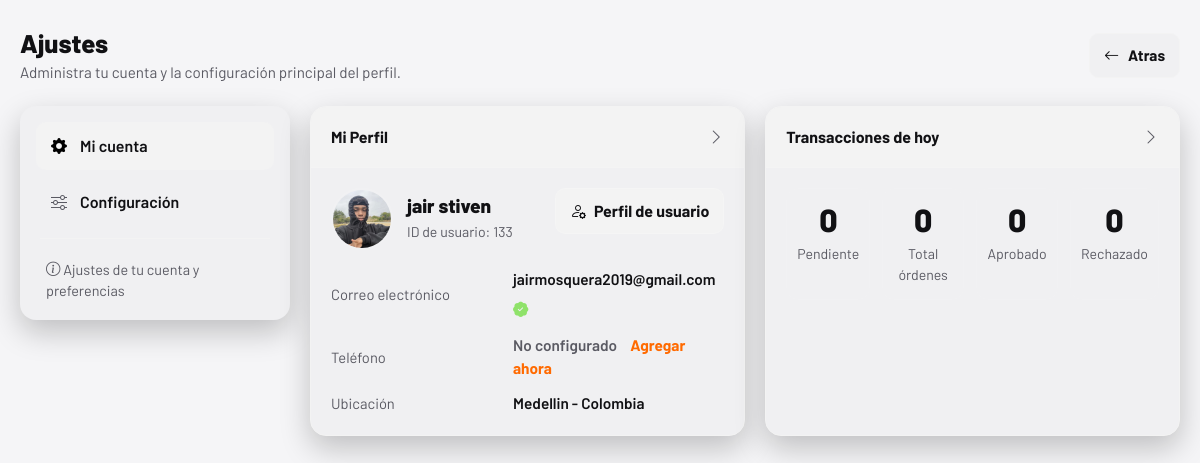
The app's page /views/settings/ajustes.php (signed in) with its own data.
### tables this page shows
CREATE TABLE `users` (
  `id` int(11) NOT NULL,
  `nombre` varchar(120) NOT NULL,
  `correo` varchar(255) NOT NULL,
  `usuario` varchar(100) NOT NULL,
  `contraseña` varchar(255) NOT NULL,
  `profile_image` varchar(255) DEFAULT NULL,
  `bio` text DEFAULT NULL,
  `location` varchar(100) DEFAULT NULL,
  `created_at` timestamp NOT NULL DEFAULT current_timestamp()
);

### views/settings/ajustes.php (the view, shortened to what this page needs)
<?php
require_once '../../php/conexion_be.php';
$es_invitado = !isset($_SESSION['usuario']);
$user_id = intval($_SESSION['user_id'] ?? 0);
$row = null;
if (!$es_invitado) {
    $row = mysqli_fetch_assoc(mysqli_query($conexion, "SELECT * FROM users WHERE id = '$user_id'"));
}
$filtro_hoy = " WHERE DATE(created_at) = CURDATE()";
$cond_hoy   = " AND DATE(created_at) = CURDATE()";
$total_ordenes = mysqli_fetch_assoc(mysqli_query($conexion, "SELECT COUNT(*) as total FROM ordenes" . $filtro_hoy))['total'] ?? 0;
$total_aprobadas = mysqli_fetch_assoc(mysqli_query($conexion, "SELECT COUNT(*) as total FROM ordenes WHERE estado = 'aprobada'" . $cond_hoy))['total'] ?? 0;
$total_rechazadas = mysqli_fetch_assoc(mysqli_query($conexion, "SELECT COUNT(*) as total FROM ordenes WHERE estado = 'rechazada'" . $cond_hoy))['total'] ?? 0;
$total_pendientes = mysqli_fetch_assoc(mysqli_query($conexion, "SELECT COUNT(*) as total FROM ordenes WHERE estado = 'pendiente'" . $cond_hoy))['total'] ?? 0;
$avatar = '';
if (!empty($row['profile_image']) && file_exists('../../uploads/' . $row['profile_image'])) {
    $avatar = '../../uploads/' . htmlspecialchars($row['profile_image']);
}
$initial = strtoupper(substr($row['usuario'] ?? 'U', 0, 1));
?>
<!DOCTYPE html>
<html lang="es">
<head>
    <link href="https://cdn.jsdelivr.net/npm/bootstrap@5.3.2/dist/css/bootstrap.min.css" rel="stylesheet">
    <link href="https://cdn.jsdelivr.net/npm/bootstrap-icons/font/bootstrap-icons.css" rel="stylesheet">
</head>
<body>
    <div class="settings-page">
        <div class="topbar">
            <div>
                <h1 class="topbar-title">Ajustes</h1>
                <p class="topbar-subtitle">Administra tu cuenta y la configuración principal del perfil.</p>
            </div>
            <a href="../../home.php" class="back-link">
                <i class="bi bi-arrow-left"></i>
                Atras
            </a>
        </div>
        <div class="settings-layout">
            <?php $settings_base = ''; require_once __DIR__ . '/sidebar-settings.php'; ?>
            <main class="settings-main">
                <section id="mi-cuenta" class="overview-grid">
                    <article class="card-panel">
                        <div class="card-header">
                            <h2 class="card-title">Mi Perfil</h2>
                            <span class="card-arrow"><i class="bi bi-chevron-right"></i></span>
                        </div>
                        <div class="profile-card-body">
                            <?php if ($es_invitado): ?>
                                <div style="text-align: center; padding: 26px 12px;">
                                    <div class="avatar-fallback" style="margin: 0 auto 16px;">I</div>
                                    <h3 class="profile-name">Invitado</h3>
                                    <p style="color: var(--text-soft); margin: 10px 0 22px; line-height: 1.6;">
                                        Estás navegando como invitado.<br>
                                        Inicia sesión o crea una cuenta para administrar tu perfil y guardar tu actividad.
                                    </p>
                                    <a href="../../index.php" class="btn-profile" style="background: var(--yellow); color: #000; border: none;">
                                        <i class="bi bi-box-arrow-in-right"></i>
                                        Iniciar sesión / Crear cuenta
                                    </a>
                                </div>
                            <?php else: ?>
                            <div class="profile-top">
                                <div class="profile-user">
                                    <?php if ($avatar): ?>
                                        <img src="<?= $avatar ?>" alt="Avatar" class="avatar-img">
                                    <?php else: ?>
                                        <div class="avatar-fallback"><?= $initial ?></div>
                                    <?php endif; ?>
                                     <div>
                                        <h3 class="profile-name"><?= htmlspecialchars($row['usuario']) ?></h3>
                                        <div class="profile-id">ID de usuario: <?= htmlspecialchars($row['id']) ?></div>
                                    </div>
                                </div>
                                <a href="../profile/index.php" class="btn-profile">
                                    <i class="bi bi-person-gear"></i>
                                    Perfil de usuario
                                </a>
                            </div>
                            <div class="profile-info-grid">
                                <div class="info-row">
                                    <div class="info-label">Correo electrónico</div>
                                    <div class="info-value verified-badge">
                                        <span><?= htmlspecialchars($row['correo']) ?></span>
                                        <i class="bi bi-patch-check-fill"></i>
                                    </div>
                                </div>
                                <div class="info-row">
                                    <div class="info-label">Teléfono</div>
                                    <div class="info-value">
                                        <span style="color: var(--text-soft);">No configurado</span>
                                        <a href="#configuracion" class="config-link" style="margin-left: 10px;">Agregar ahora</a>
                                    </div>
                                </div>
                                <div class="info-row">
                                    <div class="info-label">Ubicación</div>
                                    <div class="info-value">
                                        <?= !empty($row['location']) ? htmlspecialchars($row['location']) : '<span style="color: var(--text-soft);">No definida</span>' ?>
                                    </div>
                                </div>
                            </div>
                            <?php endif; ?>
                        </div>
                    </article>
                    <article class="card-panel">
                        <div class="card-header">
                            <h2 class="card-title">Transacciones de hoy</h2>
                            <span class="card-arrow"><i class="bi bi-chevron-right"></i></span>
                        </div>
                        <div class="activity-card-body">
                            <div class="activity-grid">
                                <div class="activity-item">
                                    <div class="activity-number"><?= $total_pendientes ?></div>
                                    <div class="activity-label">Pendiente</div>
                                </div>
                                <div class="activity-item">
                                    <div class="activity-number"><?= $total_ordenes ?></div>
                                    <div class="activity-label">Total órdenes</div>
                                </div>
                                <div class="activity-item">
                                    <div class="activity-number"><?= $total_aprobadas ?></div>
                                    <div class="activity-label">Aprobado</div>
                                </div>
                                <div class="activity-item">
                                    <div class="activity-number"><?= $total_rechazadas ?></div>
                                    <div class="activity-label">Rechazado</div>
                                </div>
                            </div>
                        </div>
                    </article>
                </section>
        </div>
    </div>
</body>
</html>

### views/settings/ajustes.php (style rules this page uses)
:root { --bg-main: var(--pt-bg-base, #161616); --bg-sidebar: var(--pt-bg-surface, #202122); --bg-card: var(--pt-bg-card, #0e0f0f); --bg-card-soft: var(--pt-bg-card, #252b31); --border: var(--pt-border, rgba(255,255,255,0.08)); --text-main: var(--pt-text, #f5f7fa); --text-soft: var(--pt-text-sec, #98a2ad); --text-muted: var(--pt-text-sec, #6f7a85); --yellow: #d39b17; --blue-strong: #3f739a; --orange: #ff6a00; --success: #49c774; --shadow: 0 12px 30px rgba(0,0,0,0.22); --radius-lg: 16px; --radius-md: 12px; }
* { box-sizing: border-box; }
html { scroll-behavior: smooth; }
body { margin: 0; background: var(--bg-main); color: var(--text-main); font-family: 'Barlow', sans-serif; }
a { text-decoration: none; }
.settings-page { max-width: 1280px; margin: 0 auto; padding: 28px 20px 40px; }
.topbar { display: flex; align-items: center; justify-content: space-between; gap: 1rem; margin-bottom: 22px; }
.back-link { display: inline-flex; align-items: center; gap: .55rem; color: var(--text-main); font-weight: 700; font-size: .95rem; padding: 10px 14px; border: 1px solid var(--border); border-radius: 10px; background: var(--bg-card); transition: .2s ease; }
.topbar-title { font-size: 1.6rem; font-weight: 800; margin: 0; }
.topbar-subtitle { margin: 2px 0 0; color: var(--text-soft); font-size: .95rem; }
.settings-layout { display: grid; grid-template-columns: 270px 1fr; gap: 20px; align-items: start; }
.settings-main { display: grid; gap: 20px; }
.overview-grid { display: grid; grid-template-columns: 1.05fr 1fr; gap: 20px; }
.card-panel { background: var(--bg-card); border-radius: var(--radius-lg); border: 1px solid var(--border); box-shadow: var(--shadow); overflow: hidden; opacity: 0; color: var(--pt-text); }
.card-header { background-color: var(--pt-hover); display: flex; align-items: center; justify-content: space-between; gap: 1rem; padding: 18px 20px; border-bottom: 1px solid rgba(255,255,255,0.05); }
.card-title { margin: 0; font-size: 1rem; font-weight: 700; color: var(--pt-text); }
.card-arrow { color: var(--pt-text-sec); font-size: 1rem; }
.profile-card-body { padding: 20px; }
.profile-top { display: flex; align-items: flex-start; justify-content: space-between; gap: 16px; margin-bottom: 18px; }
.profile-user { display: flex; align-items: center; gap: 14px; min-width: 0; }
.avatar-img { width: 62px; height: 62px; border-radius: 50%; object-fit: cover; border: 2px solid rgba(255,255,255,0.08); flex-shrink: 0; }
.profile-name { margin: 0 0 4px; font-size: 1.2rem; font-weight: 800; }
.profile-id { color: var(--text-soft); font-size: .88rem; }
.btn-profile { display: inline-flex; align-items: center; gap: .5rem; padding: 10px 14px; border-radius: 10px; border: 1px solid rgba(255,255,255,0.12); color: var(--pt-text); font-weight: 700; background: var(--pt-hover); transition: .2s ease; white-space: nowrap; }
.profile-info-grid { display: grid; gap: 12px; }
.info-row { display: grid; grid-template-columns: 170px 1fr; gap: 12px; align-items: center; }
.info-label { color: var(--text-soft); font-size: .92rem; }
.info-value { color: var(--pt-text); font-size: .96rem; font-weight: 600; word-break: break-word; }
.verified-badge { display: inline-flex; align-items: center; gap: 8px; flex-wrap: wrap; }
.verified-badge i { color: #8fe26a; }
.config-link { color: var(--orange); font-weight: 700; }
.activity-card-body { padding: 20px; }
.activity-grid { display: grid; grid-template-columns: repeat(4, 1fr); gap: 12px; }
.activity-item { text-align: center; padding: 14px 10px; border-radius: 12px; background: var(--bg-card-soft); border: 1px solid rgba(255,255,255,0.06); }
.activity-number { font-size: 2rem; line-height: 1; font-weight: 800; margin-bottom: 8px; color: var(--pt-text) ; }
.activity-label { font-size: .88rem; color: var(--pt-text-sec); }

### records on screen
users: profile_image (picture), usuario "jair stiven", id "133", correo "jairmosquera2019@gmail.com", location "Medellin - Colombia"

### other values on screen
$total_pendientes "0"
$total_ordenes "0"
$total_aprobadas "0"
$total_rechazadas "0"
